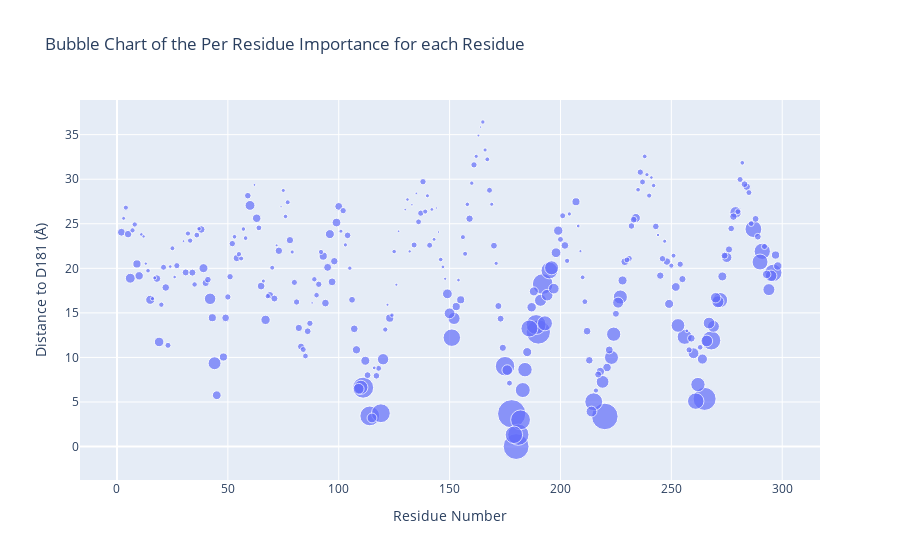

Source (notebook cell):
### Code cell
fig = px.scatter(df_import_dist, x=df_import_dist.index, y="Distance to D181 (Å)",
	         size="Per Residue Importance", size_max=20,
			 title="Bubble Chart of the Per Residue Importance for each Residue",
			 labels={"index": "Residue Number"}
)

fig.show()

### Figure 1 — Plotly figure (JSON) as saved in the notebook; plotly's stock layout.template omitted (floating-point values rounded to 4 significant figures; data arrays with more than 128 entries replaced by an {"elided": "..."} marker saying what was removed)
{"data": [{"hovertemplate": "Residue Number=%{x}<br>Distance to D181 (Å)=%{y}<br>Per Residue Importance=%{marker.size}<extra></extra>", "legendgroup": "", "marker": {"color": "#636efa", "size": {"elided": "297 float values"}, "sizemode": "area", "sizeref": 0.0025, "symbol": "circle"}, "mode": "markers", "name": "", "orientation": "v", "showlegend": false, "type": "scatter", "x": {"elided": "297 int values"}, "xaxis": "x", "y": {"elided": "297 float values"}, "yaxis": "y"}], "layout": {"legend": {"itemsizing": "constant", "tracegroupgap": 0}, "title": {"text": "Bubble Chart of the Per Residue Importance for each Residue"}, "xaxis": {"anchor": "y", "domain": [0, 1], "title": {"text": "Residue Number"}}, "yaxis": {"anchor": "x", "domain": [0, 1], "title": {"text": "Distance to D181 (Å)"}}}}
